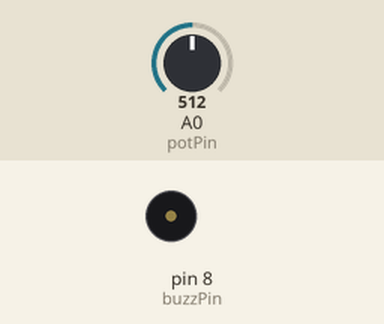
This sketch was run on a simulated Arduino Uno, built with avr-gcc and run on an emulated ATmega328P. On the bench: buzzer (waves = sounding). The inputs (shaded band) are chosen by the test bench; at power-on: A0 (potPin) = 512.

Above: at 10.7 s.
10.8 s: A0 (potPin) set to 0
At 20.6 s:
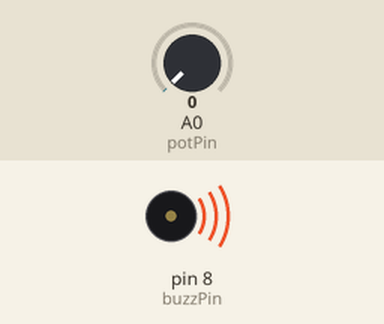
21.4 s: A0 (potPin) set to 122
At 23.5 s:
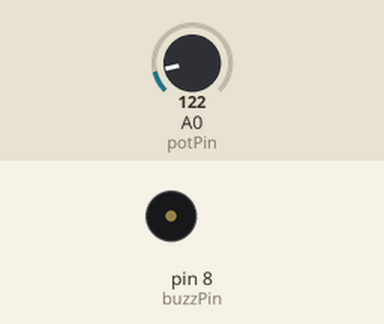
Timing chart, 0 to 25.0 s (numbered marks = the images above; inputs shaded):
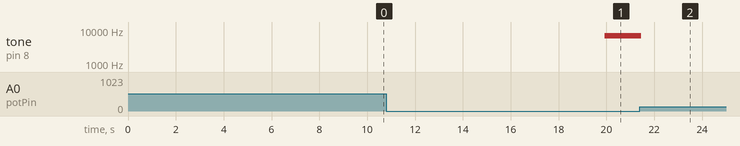

Measured:
- after the input at 10.8 s, tone on pin 8 (buzzPin): silent → 6807 Hz after 9.1 s
- after the input at 21.4 s, tone on pin 8 (buzzPin): 6807 Hz → silent after 0.06 s

The sketch:

buzzer4.ino
```cpp
int buzzPin = 8;
float toneVal;
int potPin = A0;
int potVal;

void setup() {

pinMode(buzzPin, OUTPUT);
pinMode(potPin, INPUT);
}

void loop() {
  potVal = analogRead(potPin);

toneVal = (9940./1023)*potVal;

digitalWrite(buzzPin, HIGH);
delay(toneVal);
digitalWrite(buzzPin, LOW);
delay(toneVal);


}
```
